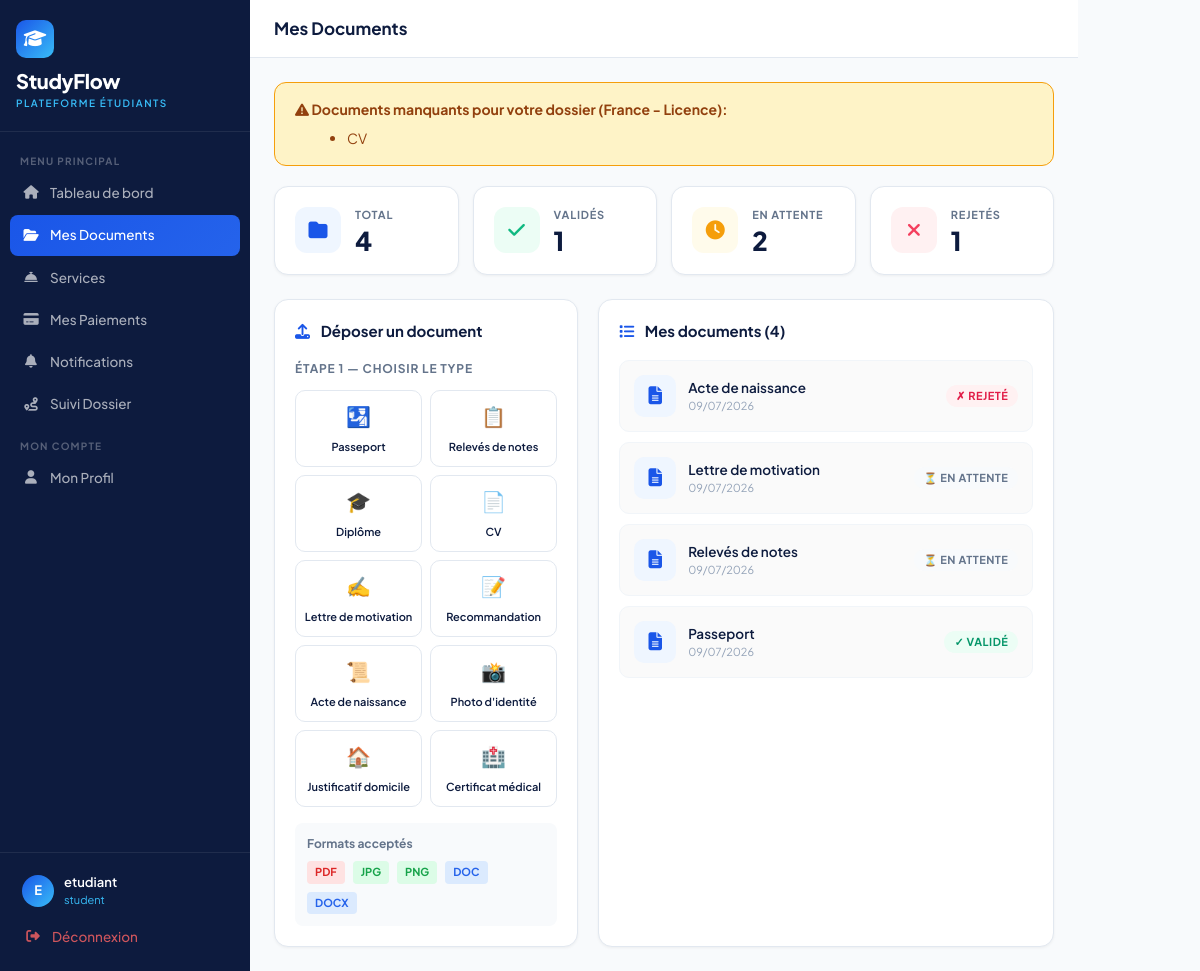
Screenshot of /auth/documents (signed in) with the database file from the repository.
### models/user.py (models this page shows, shortened)
class User(UserMixin, db.Model):
    __tablename__ = 'users'
    id = db.Column(db.Integer, primary_key=True)
    email = db.Column(db.String(120), unique=True, nullable=False)
    password_hash = db.Column(db.String(256))
    role = db.Column(db.String(20), default='student')
    is_active = db.Column(db.Boolean, default=True)
    created_at = db.Column(db.DateTime, default=datetime.utcnow)
    student_profile = db.relationship('StudentProfile', backref='user', uselist=False, foreign_keys='StudentProfile.user_id')

class StudentProfile(db.Model):
    __tablename__ = 'student_profiles'
    id = db.Column(db.Integer, primary_key=True)
    user_id = db.Column(db.Integer, db.ForeignKey('users.id'), nullable=False)
    first_name = db.Column(db.String(80))
    last_name = db.Column(db.String(80))
    phone = db.Column(db.String(20))
    nationality = db.Column(db.String(50))
    passport_number = db.Column(db.String(30))
    destination_country = db.Column(db.String(50))
    program = db.Column(db.String(200))
    program_level = db.Column(db.String(20), default='Licence')  # Licence, Master
    university = db.Column(db.String(200))
    status = db.Column(db.String(30), default='nouveau')
    created_at = db.Column(db.DateTime, default=datetime.utcnow)
    documents = db.relationship('Document', backref='student', lazy=True)
    payments = db.relationship('Payment', backref='student', lazy=True)

class Document(db.Model):
    __tablename__ = 'documents'
    id = db.Column(db.Integer, primary_key=True)
    student_id = db.Column(db.Integer, db.ForeignKey('student_profiles.id'), nullable=False)
    name = db.Column(db.String(200))
    doc_type = db.Column(db.String(50))
    file_url = db.Column(db.String(300))
    file_name = db.Column(db.String(200))
    file_size = db.Column(db.Integer)
    status = db.Column(db.String(20), default='en_attente')
    rejection_reason = db.Column(db.Text)
    uploaded_at = db.Column(db.DateTime, default=datetime.utcnow)

### routes/auth.py (the view, shortened to what this page needs)
@auth_bp.route('/documents', methods=['GET', 'POST'])
@login_required
def documents():
    profile = get_profile()
    docs = Document.query.filter_by(
        student_id=profile.id
    ).order_by(Document.uploaded_at.desc()).all()
    required_docs = get_required_documents(
        profile.nationality,
        profile.destination_country,
        profile.program_level
    )
    submitted_types = [d.doc_type for d in docs]
    missing_docs = [d for d in required_docs if d not in submitted_types]
    return render_template('auth/documents.html', profile=profile, docs=docs,
                          required_docs=required_docs, missing_docs=missing_docs,
                          doc_labels=DOC_LABELS)

### templates/auth/documents.html (shortened to what this page needs)
{% extends "base.html" %}
{% block sidebar_nav %}
<div class="nav-label">Menu Principal</div>
<a href="{{ url_for('auth.dashboard') }}" class="sidebar-link">
  <i class="fas fa-home"></i> Tableau de bord
</a>
<a href="{{ url_for('auth.documents') }}" class="sidebar-link active">
  <i class="fas fa-folder-open"></i> Mes Documents
</a>
<a href="{{ url_for('auth.services') }}" class="sidebar-link">
  <i class="fas fa-concierge-bell"></i> Services
</a>
<a href="{{ url_for('auth.payments') }}" class="sidebar-link">
  <i class="fas fa-credit-card"></i> Mes Paiements
</a>
<a href="{{ url_for('auth.notifications') }}" class="sidebar-link">
  <i class="fas fa-bell"></i> Notifications
</a>
<a href="{{ url_for('auth.suivi') }}" class="sidebar-link">
  <i class="fas fa-route"></i> Suivi Dossier
</a>
<div class="nav-label">Mon Compte</div>
<a href="{{ url_for('auth.profile') }}" class="sidebar-link">
  <i class="fas fa-user"></i> Mon Profil
</a>
{% endblock %}
{% block page_title %}Mes Documents{% endblock %}
{% block content %}
{% if missing_docs %}
<div style="background:#FEF3C7;border:1px solid #F59E0B;border-radius:12px;padding:16px 20px;margin-bottom:20px;">
  <strong style="color:#92400E;"><i class="fas fa-exclamation-triangle"></i> Documents manquants pour votre dossier ({{ profile.destination_country }} - {{ profile.program_level }}):</strong>
  <ul style="margin:8px 0 0 20px;color:#92400E;">
    {% for doc in missing_docs %}
    <li>{{ doc_labels.get(doc, doc) }}</li>
    {% endfor %}
  </ul>
</div>
{% else %}
<div style="background:#ECFDF5;border:1px solid #10B981;border-radius:12px;padding:16px 20px;margin-bottom:20px;">
  <strong style="color:#065F46;"><i class="fas fa-check-circle"></i> Tous les documents requis ont été soumis!</strong>
</div>
{% endif %}
<div style="display:grid;grid-template-columns:repeat(auto-fit,minmax(140px,1fr));gap:14px;margin-bottom:24px;">
  <div class="stat-card">
    <div class="stat-icon" style="background:#EFF6FF;">
      <i class="fas fa-folder" style="color:#1A56E8;"></i>
    </div>
    <div>
      <div class="stat-label">Total</div>
      <div class="stat-value">{{ docs | length }}</div>
    </div>
  </div>
  <div class="stat-card">
    <div class="stat-icon" style="background:#ECFDF5;">
      <i class="fas fa-check" style="color:#10B981;"></i>
    </div>
    <div>
      <div class="stat-label">Validés</div>
      <div class="stat-value">{{ docs | selectattr('status','eq','validé') | list | length }}</div>
    </div>
  </div>
  <div class="stat-card">
    <div class="stat-icon" style="background:#FFFBEB;">
      <i class="fas fa-clock" style="color:#F59E0B;"></i>
    </div>
    <div>
      <div class="stat-label">En attente</div>
      <div class="stat-value">{{ docs | selectattr('status','eq','en_attente') | list | length }}</div>
    </div>
  </div>
  <div class="stat-card">
    <div class="stat-icon" style="background:#FFF1F2;">
      <i class="fas fa-times" style="color:#F43F5E;"></i>
    </div>
    <div>
      <div class="stat-label">Rejetés</div>
      <div class="stat-value">{{ docs | selectattr('status','eq','rejeté') | list | length }}</div>
    </div>
  </div>
</div>
<div style="display:grid;grid-template-columns:1fr 1.5fr;gap:20px;">
  <div class="sf-card">
    <div style="font-size:15px;font-weight:700;color:#0D1B3E;margin-bottom:18px;">
      <i class="fas fa-upload" style="color:#1A56E8;margin-right:8px;"></i>
      Déposer un document
    </div>
    <form method="POST" enctype="multipart/form-data" id="uploadForm">
      <div id="step1">
        <div style="font-size:12px;font-weight:700;color:#64748B;text-transform:uppercase;letter-spacing:.8px;margin-bottom:12px;">
          Étape 1 — Choisir le type
        </div>
        <div class="doc-type-grid">
          <button type="button" class="doc-type-btn" onclick="selectType('passeport','🛂','Passeport')">
            <span class="emoji">🛂</span>
            <span class="label">Passeport</span>
          </button>
          <button type="button" class="doc-type-btn" onclick="selectType('releves_notes','📋','Relevés de notes')">
            <span class="emoji">📋</span>
            <span class="label">Relevés de notes</span>
          </button>
          <button type="button" class="doc-type-btn" onclick="selectType('diplome','🎓','Diplôme')">
            <span class="emoji">🎓</span>
            <span class="label">Diplôme</span>
          </button>
          <button type="button" class="doc-type-btn" onclick="selectType('cv','📄','CV')">
            <span class="emoji">📄</span>
            <span class="label">CV</span>
          </button>
          <button type="button" class="doc-type-btn" onclick="selectType('lettre_motivation','✍️','Lettre de motivation')">
            <span class="emoji">✍️</span>
            <span class="label">Lettre de motivation</span>
          </button>
          <button type="button" class="doc-type-btn" onclick="selectType('lettre_recommandation','📝','Lettre de recommandation')">
            <span class="emoji">📝</span>
            <span class="label">Recommandation</span>
          </button>
          <button type="button" class="doc-type-btn" onclick="selectType('acte_naissance','📜','Acte de naissance')">
            <span class="emoji">📜</span>
            <span class="label">Acte de naissance</span>
          </button>
          <button type="button" class="doc-type-btn" onclick="selectType('photo_identite','📸','Photo d\'identité')">
            <span class="emoji">📸</span>
            <span class="label">Photo d'identité</span>
          </button>
          <button type="button" class="doc-type-btn" onclick="selectType('justificatif','🏠','Justificatif de domicile')">
            <span class="emoji">🏠</span>
            <span class="label">Justificatif domicile</span>
          </button>
          <button type="button" class="doc-type-btn" onclick="selectType('certificat_medical','🏥','Certificat médical')">
            <span class="emoji">🏥</span>
            <span class="label">Certificat médical</span>
          </button>
        </div>
      </div>
    </form>
    <div style="margin-top:16px;padding:12px;background:#F8FAFC;border-radius:8px;">
      <div style="font-size:12px;font-weight:700;color:#64748B;margin-bottom:8px;">Formats acceptés</div>
      <div style="display:flex;gap:8px;flex-wrap:wrap;">
        <span style="background:#FEE2E2;color:#DC2626;padding:3px 8px;border-radius:4px;font-size:11px;font-weight:700;">PDF</span>
        <span style="background:#DCFCE7;color:#16A34A;padding:3px 8px;border-radius:4px;font-size:11px;font-weight:700;">JPG</span>
        <span style="background:#DCFCE7;color:#16A34A;padding:3px 8px;border-radius:4px;font-size:11px;font-weight:700;">PNG</span>
        <span style="background:#DBEAFE;color:#2563EB;padding:3px 8px;border-radius:4px;font-size:11px;font-weight:700;">DOC</span>
        <span style="background:#DBEAFE;color:#2563EB;padding:3px 8px;border-radius:4px;font-size:11px;font-weight:700;">DOCX</span>
      </div>
    </div>
  </div>
  <div class="sf-card">
    <div style="font-size:15px;font-weight:700;color:#0D1B3E;margin-bottom:18px;">
      <i class="fas fa-list" style="color:#1A56E8;margin-right:8px;"></i>
      Mes documents ({{ docs | length }})
    </div>
    {% if docs %}
      {% for doc in docs %}
      <div style="padding:14px;margin-bottom:10px;border:1px solid #F1F5F9;border-radius:10px;background:#FAFAFA;">
        <div style="display:flex;align-items:center;justify-content:space-between;">
          <div style="display:flex;align-items:center;gap:12px;">
            <div style="width:42px;height:42px;border-radius:10px;background:#EFF6FF;display:flex;align-items:center;justify-content:center;">
              {% if doc.file_name %}
                {% set ext = doc.file_name.rsplit('.',1)[-1].lower() %}
                {% if ext == 'pdf' %}
                  <i class="fas fa-file-pdf" style="color:#DC2626;font-size:18px;"></i>
                {% elif ext in ['jpg','jpeg','png'] %}
                  <i class="fas fa-file-image" style="color:#16A34A;font-size:18px;"></i>
                {% else %}
                  <i class="fas fa-file-word" style="color:#2563EB;font-size:18px;"></i>
                {% endif %}
              {% else %}
                <i class="fas fa-file-alt" style="color:#1A56E8;font-size:18px;"></i>
              {% endif %}
            </div>
            <div>
              <div style="font-size:13.5px;font-weight:600;color:#0D1B3E;">{{ doc.name }}</div>
              <div style="font-size:11px;color:#94A3B8;">
                {{ doc.uploaded_at.strftime('%d/%m/%Y') }}
              </div>
            </div>
          </div>
          <span class="badge-status
            {% if doc.status == 'validé' %}bs-valide
            {% elif doc.status == 'rejeté' %}bs-rejete
            {% else %}bs-attente{% endif %}">
            {% if doc.status == 'validé' %}✓ Validé
            {% elif doc.status == 'rejeté' %}✗ Rejeté
            {% else %}⏳ En attente{% endif %}
          </span>
        </div>
      </div>
      {% endfor %}
    {% else %}
      <div style="text-align:center;padding:40px;color:#94A3B8;">
        <i class="fas fa-folder-open" style="font-size:40px;margin-bottom:12px;display:block;"></i>
        <div style="font-weight:600;">Aucun document</div>
        <div style="font-size:12px;margin-top:4px;">Déposez votre premier document</div>
      </div>
    {% endif %}
  </div>
</div>
{% endblock %}

### templates/base.html (shortened to what this page needs)
<!DOCTYPE html>
<html lang="fr">
<head>
  <link href="https://cdn.jsdelivr.net/npm/bootstrap@5.3.2/dist/css/bootstrap.min.css" rel="stylesheet">
  <link href="https://cdnjs.cloudflare.com/ajax/libs/font-awesome/6.5.0/css/all.min.css" rel="stylesheet">
</head>
<body>
{% block body %}
<div style="display:flex">
  <nav class="sidebar">
    <div class="sidebar-logo">
      <div class="logo-icon"><i class="fas fa-graduation-cap"></i></div>
      <div class="brand-name">StudyFlow</div>
      <div class="brand-sub">Plateforme Étudiants</div>
    </div>
    <div class="sidebar-nav">
      {% block sidebar_nav %}{% endblock %}
    </div>
    <div class="sidebar-footer">
      <div class="sidebar-user">
        <div class="s-avatar">{{ current_user.email[0].upper() }}</div>
        <div>
          <div class="s-name">{{ current_user.email.split('@')[0] }}</div>
          <div class="s-role">{{ current_user.role }}</div>
        </div>
      </div>
      <a href="{{ url_for('auth.logout') }}" class="sidebar-link" style="color:rgba(255,100,100,.8)">
        <i class="fas fa-sign-out-alt"></i> Déconnexion
      </a>
    </div>
  </nav>
  <div class="main-wrap">
    <header class="topbar">
      <div class="topbar-title">{% block page_title %}{% endblock %}</div>
    </header>
    <main class="page-content">
      {% block content %}{% endblock %}
    </main>
  </div>
</div>
{% endblock %}
</body>
</html>

### rows the page displays
User: email "E", email "etudiant", role "student"
StudentProfile: destination_country "France", program_level "Licence"
Document: name "Acte de naissance", uploaded_at "09/07/2026", status "✗ REJETÉ"
Document: name "Lettre de motivation", uploaded_at "09/07/2026", status "⏳ EN ATTENTE"
Document: name "Relevés de notes", uploaded_at "09/07/2026", status "⏳ EN ATTENTE"
Document: name "Passeport", uploaded_at "09/07/2026", status "✓ VALIDÉ"

### other values shown
{{ doc_labels.get(doc, doc) }} "CV"
{{ docs | length }} "4"
{{ docs | selectattr('status','eq','validé') | list | length }} "1"
{{ docs | selectattr('status','eq','en_attente') | list | length }} "2"
{{ docs | selectattr('status','eq','rejeté') | list | length }} "1"
